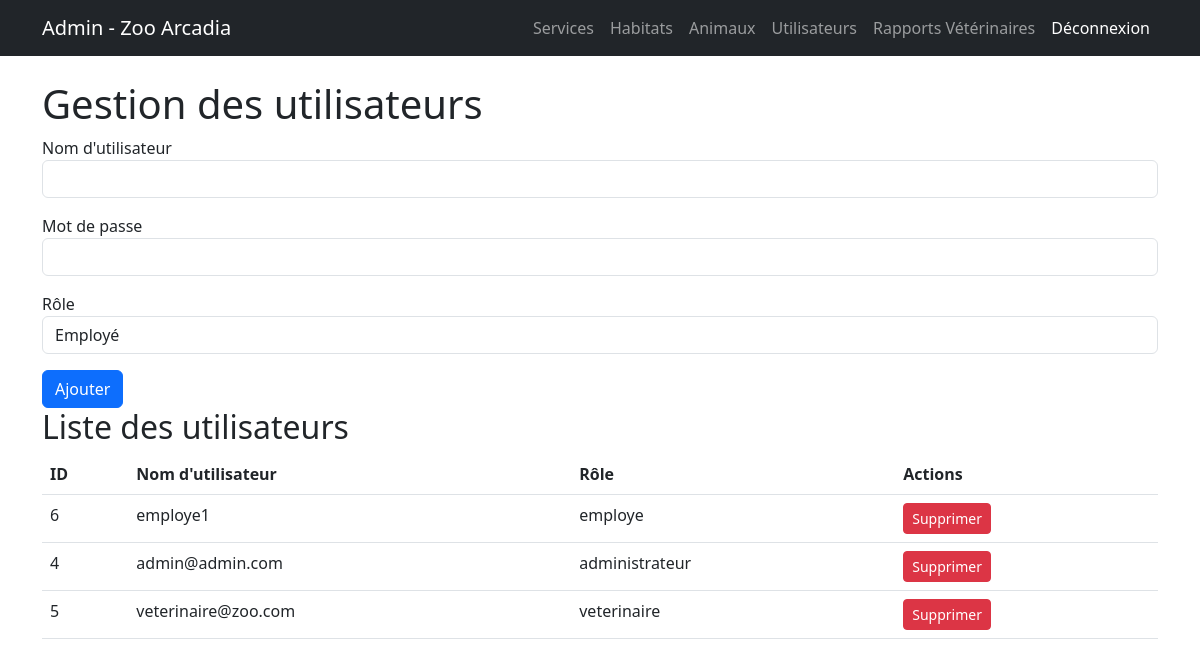
The page /admin/admin_users.php (signed in) on the database its author committed.
### tables this page shows
CREATE TABLE `utilisateur` (
  `id` int(11) NOT NULL,
  `username` varchar(100) NOT NULL,
  `role` enum('administrateur','employe','veterinaire') NOT NULL,
  `password` varchar(255) NOT NULL
);

### admin/admin_users.php (the view, shortened to what this page needs)
<?php
include '../php/connection.php';
$users = $pdo->query("SELECT * FROM utilisateur")->fetchAll(PDO::FETCH_ASSOC);
?>
<!DOCTYPE html>
<html lang="fr">
<head>
    <link href="https://cdn.jsdelivr.net/npm/bootstrap@5.3.0-alpha1/dist/css/bootstrap.min.css" rel="stylesheet">
    <nav class="navbar navbar-expand-lg navbar-dark bg-dark">
        <div class="container">
            <a class="navbar-brand" href="admin_dashboard.php">Admin - Zoo Arcadia</a>
            <div class="collapse navbar-collapse">
                <ul class="navbar-nav ms-auto">
                    <li class="nav-item"><a class="nav-link" href="admin_services.php">Services</a></li>
                    <li class="nav-item"><a class="nav-link" href="admin_habitats.php">Habitats</a></li>
                    <li class="nav-item"><a class="nav-link" href="admin_animals.php">Animaux</a></li>
                    <li class="nav-item"><a class="nav-link" href="admin_users.php">Utilisateurs</a></li>
					<li class="nav-item"><a class="nav-link" href="admin_reports.php">Rapports Vétérinaires</a></li>
                    <li class="nav-item"><a class="nav-link btn btn-danger text-white" href="../logout.php">Déconnexion</a></li>
                </ul>
            </div>
        </div>
    </nav>
</head>
<body>
    <div class="container mt-4">
        <h1>Gestion des utilisateurs</h1>
        <form method="POST">
            <div class="mb-3">
                <label for="username">Nom d'utilisateur</label>
                <input type="text" name="username" class="form-control" required>
            </div>
            <div class="mb-3">
                <label for="password">Mot de passe</label>
                <input type="password" name="password" class="form-control" required>
            </div>
            <div class="mb-3">
                <label for="role">Rôle</label>
                <select name="role" class="form-control">
                    <option value="employe">Employé</option>
                </select>
            </div>
            <button type="submit" name="add_user" class="btn btn-primary">Ajouter</button>
        </form>
        <h2>Liste des utilisateurs</h2>
        <table class="table">
            <thead>
                <tr>
                    <th>ID</th>
                    <th>Nom d'utilisateur</th>
                    <th>Rôle</th>
                    <th>Actions</th>
                </tr>
            </thead>
            <tbody>
                <?php foreach ($users as $user): ?>
                    <tr>
                        <td><?= $user['id'] ?></td>
                        <td><?= htmlspecialchars($user['username']) ?></td>
                        <td><?= htmlspecialchars($user['role']) ?></td>
                        <td>
                            <a href="admin_users.php?delete_id=<?= $user['id'] ?>" class="btn btn-danger btn-sm">Supprimer</a>
                        </td>
                    </tr>
                <?php endforeach; ?>
            </tbody>
        </table>
    </div>
</body>
</html>

### rows shown on the page
utilisateur: id "6", username "employe1", role "employe"
utilisateur: id "4", username "admin@admin.com", role "administrateur"
utilisateur: id "5", username "veterinaire@zoo.com", role "veterinaire"
